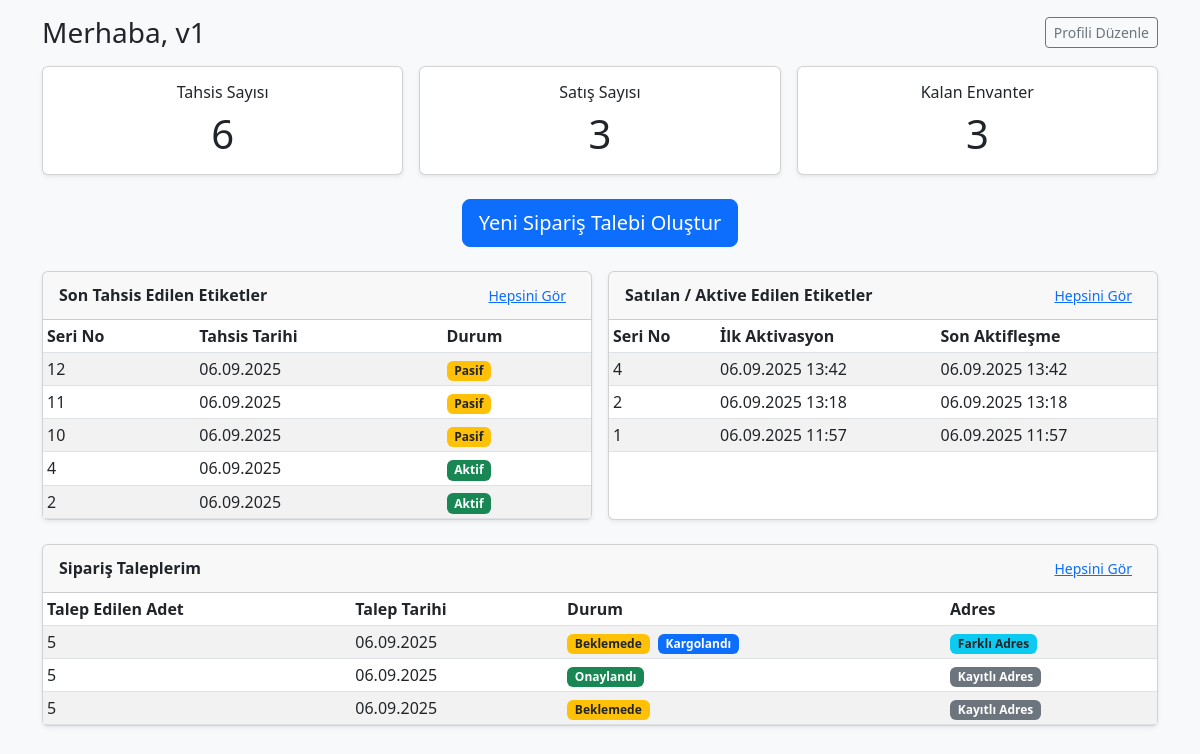
Before: /veteriner/panel/ (signed in) with the older database file.
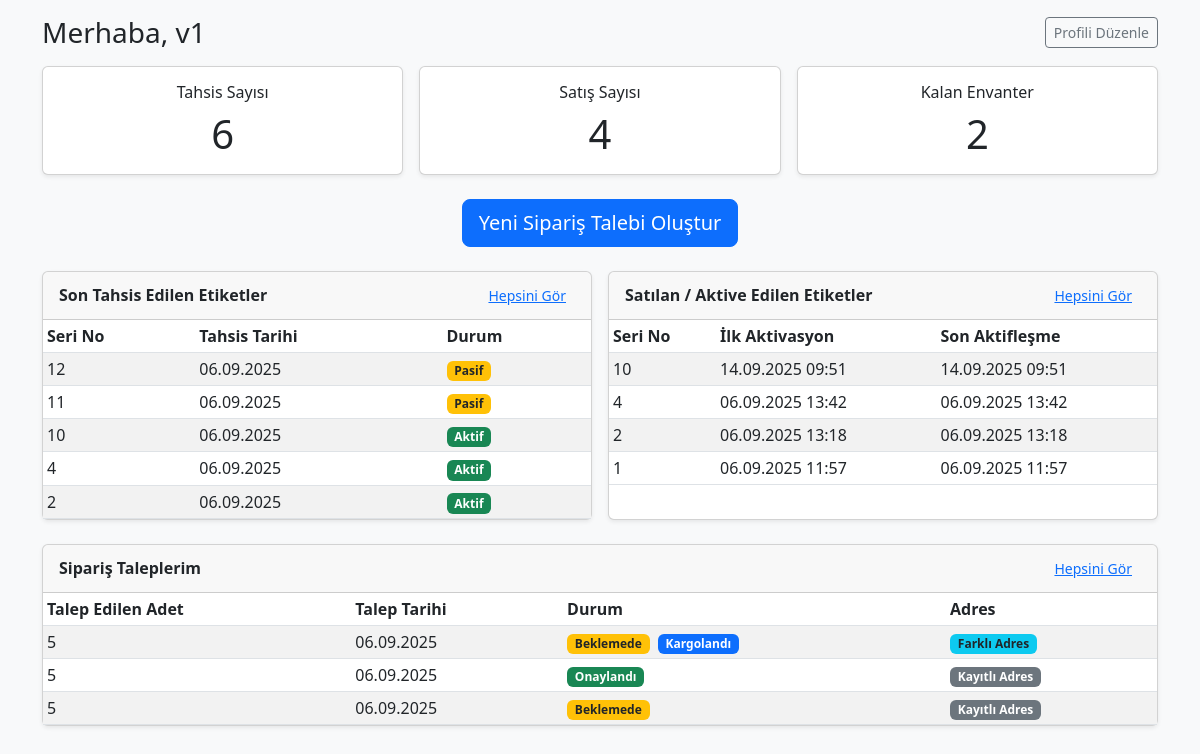
After: the same page with the newer database file.
### anahtarlik/models.py (models this page shows, shortened)
class Etiket(models.Model):
    etiket_id = models.UUIDField(default=uuid.uuid4, editable=False, unique=True)
    seri_numarasi = models.CharField(max_length=50, unique=True)
    evcil_hayvan = models.OneToOneField('EvcilHayvan', on_delete=models.CASCADE, null=True, blank=True)
    qr_kod_url = models.URLField(blank=True)
    aktif = models.BooleanField(default=False)
    olusturulma_tarihi = models.DateTimeField(auto_now_add=True)
    kilitli = models.BooleanField(default=False)
    kanal = models.CharField(max_length=10, choices=KANAL_SECENEKLERI)
    satici_veteriner = models.ForeignKey(
        'veteriner.Veteriner', null=True, blank=True, on_delete=models.SET_NULL, related_name='sattigi_etiketler'
    )
    satici_petshop = models.ForeignKey(
        'petshop.Petshop', null=True, blank=True, on_delete=models.SET_NULL, related_name='sattigi_etiketler'
    )
    tahsis_tarihi = models.DateTimeField(null=True, blank=True)
    first_activated_at = models.DateTimeField(null=True, blank=True)
    aktiflestiren = models.ForeignKey(
        settings.AUTH_USER_MODEL, null=True, blank=True, on_delete=models.SET_NULL, related_name='aktiflestirdigi_etiketler'
    )
    aktiflestirme_tarihi = models.DateTimeField(null=True, blank=True)
    aktivasyon_sayisi = models.PositiveIntegerField(default=0)
    class Meta:
        constraints = [
            models.CheckConstraint(
                name='etiket_vet_icin_veteriner_zorunlu',
                check=(models.Q(kanal__isnull=True) | ~models.Q(kanal=KANAL_VET) | models.Q(satici_veteriner__isnull=False))
            ),
            models.CheckConstraint(
                name='etiket_shop_icin_petshop_zorunlu',
                check=(models.Q(kanal__isnull=True) | ~models.Q(kanal=KANAL_SHOP) | models.Q(satici_petshop__isnull=False))
            ),
            models.CheckConstraint(
                name='etiket_online_icin_partner_bos',
                check=(
                    models.Q(kanal__isnull=True)
                    | ~models.Q(kanal=KANAL_ONLINE)
                    | (models.Q(satici_veteriner__isnull=True) & models.Q(satici_petshop__isnull=True))
                )
            ),
        ]

### veteriner/models.py (models this page shows, shortened)
class SiparisIstemi(models.Model):
    veteriner = models.ForeignKey(Veteriner, on_delete=models.CASCADE, related_name='siparis_istekleri')
    talep_edilen_adet = models.PositiveIntegerField(default=5, validators=[MinValueValidator(5)])
    talep_tarihi = models.DateTimeField(auto_now_add=True)
    onaylandi = models.BooleanField(default=False)
    onay_tarihi = models.DateTimeField(null=True, blank=True)
    kargolandimi = models.BooleanField(default=False)
    kargo_tarihi = models.DateTimeField(null=True, blank=True)
    kargo_sirketi = models.CharField(max_length=20, choices=KARGO_SECENEKLERI, blank=True)
    kargo_takip_no = models.CharField(max_length=100, blank=True)
    farkli_adres_kullan = models.BooleanField(default=False)
    il = models.CharField(max_length=50, blank=True)
    ilce = models.CharField(max_length=50, blank=True)
    adres_detay = models.TextField(blank=True)
    numune_mi = models.BooleanField(default=False)
    odeme_durumu = models.CharField(max_length=12, choices=ODEME_DURUM_SEC, default=OD_BEKE)
    odeme_tutari = models.DecimalField(max_digits=10, decimal_places=2, null=True, blank=True)
    odeme_para_birimi = models.CharField(max_length=6, default='TRY')
    odeme_yontemi = models.CharField(max_length=10, choices=ODEME_YONTEM_SEC, blank=True)
    odeme_alinma_tarihi = models.DateTimeField(null=True, blank=True)

### veteriner/views.py (the view)
# urls.py: path("panel/", views.veteriner_paneli, name="veteriner_paneli"),
@login_required
def veteriner_paneli(request):
    vet = getattr(request.user, 'veteriner_profili', None)
    if vet is None or not vet.il or not vet.adres_detay:
        messages.info(request, "Lütfen veteriner profilinizi tamamlayın.")
        return redirect("veteriner:veteriner_profil_tamamla")
    if request.method == 'POST':
        form = SiparisForm(request.POST)
        if form.is_valid():
            siparis = form.save(commit=False)
            siparis.veteriner = vet
            if not siparis.farkli_adres_kullan:
                siparis.il = vet.il
                siparis.ilce = vet.ilce
                siparis.adres_detay = vet.adres_detay
            siparis.save()
            messages.success(request, "Sipariş talebiniz alındı.")
            return redirect('veteriner:veteriner_paneli')
    else:
        form = SiparisForm()
    tahsis_qs = Etiket.objects.filter(satici_veteriner=vet, kanal=KANAL_VET).order_by("-tahsis_tarihi", "-olusturulma_tarihi")
    satilan_qs = tahsis_qs.filter(aktif=True)
    siparis_qs = SiparisIstemi.objects.filter(veteriner=vet).order_by('-talep_tarihi')
    context = {
        "vet": vet,
        "tahsis_sayisi": tahsis_qs.count(),
        "satis_sayisi": satilan_qs.count(),
        "kalan_envanter": vet.kalan_envanter,
        "tahsis_edilenler": tahsis_qs[:5],
        "satilanlar": satilan_qs[:5],
        "siparis_istekleri": siparis_qs[:5],
        "siparis_form": form,
    }
    return render(request, "veteriner/panel.html", context)

### courseapp/context_processors.py (called while the page is built, shortened)
def user_panel_target(request):
    try:
        user = request.user
        if not user.is_authenticated:
            return { 'user_panel_url': reverse('user_login') }
        vet = getattr(user, 'veteriner_profili', None)
        if vet is not None:
            if not vet.il or not vet.adres_detay:
                return { 'user_panel_url': reverse('veteriner:veteriner_profil_tamamla') }
            return { 'user_panel_url': reverse('veteriner:veteriner_paneli') }
    except Exception:
        try:
            return { 'user_panel_url': reverse('kullanici_paneli') }
        except Exception:
            return { 'user_panel_url': reverse('user_login') }

def sepet_ozeti(request):
    sepet = request.session.get('sepet', {})
    if isinstance(sepet, list):  # Eski liste ise dict'e çevir (hata önle)
        new_sepet = {}
        for pk in sepet:
            new_sepet[str(pk)] = new_sepet.get(str(pk), 0) + 1
        request.session['sepet'] = new_sepet
        sepet = new_sepet
    sepet_items = []
    toplam = 0
    adet = 0
    return {
        'sepet_items': sepet_items,
        'sepet_toplam': toplam,
        'sepet_adet': adet,
    }

### veteriner/templates/veteriner/panel.html (shortened to what the changed rows need)
{% load static %}
<!DOCTYPE html>
<html lang="tr">
<head>
  <link href="https://cdn.jsdelivr.net/npm/bootstrap@5.3.0/dist/css/bootstrap.min.css" rel="stylesheet">
</head>
<body class="bg-light p-3">
  <div class="container">
    <div class="row g-3 mb-4">
      <div class="col-md-4">
        <div class="card shadow-sm h-100">
          <div class="card-body text-center">
            <h6 class="card-title">Satış Sayısı</h6>
            <p class="display-6 mb-0">{{ satis_sayisi }}</p>
          </div>
        </div>
      </div>
      <div class="col-md-4">
        <div class="card shadow-sm h-100">
          <div class="card-body text-center">
            <h6 class="card-title">Kalan Envanter</h6>
            <p class="display-6 mb-0">{{ kalan_envanter }}</p>
          </div>
        </div>
      </div>
    </div>
    <div class="row g-3 mb-4">
      <div class="col-lg-6">
        <div class="card shadow-sm h-100">
          <div class="card-body p-0">
            <div class="table-responsive">
              <table class="table mb-0 table-sm table-striped">
                <thead>
                  <tr>
                    <th>Seri No</th>
                    <th>Tahsis Tarihi</th>
                    <th>Durum</th>
                  </tr>
                </thead>
                <tbody>
                {% for e in tahsis_edilenler %}
                  <tr>
                    <td>{{ e.seri_numarasi }}</td>
                    <td>{{ e.tahsis_tarihi|date:"d.m.Y" }}</td>
                    <td>
                      {% if e.aktif %}
                        <span class="badge bg-success">Aktif</span>
                      {% else %}
                        <span class="badge bg-warning text-dark">Pasif</span>
                      {% endif %}
                    </td>
                  </tr>
                {% empty %}
                  <tr><td colspan="3" class="text-muted p-3">Tahsis edilmiş etiket yok.</td></tr>
                {% endfor %}
                </tbody>
              </table>
            </div>
          </div>
        </div>
      </div>
      <div class="col-lg-6">
        <div class="card shadow-sm h-100">
          <div class="card-body p-0">
            <div class="table-responsive">
              <table class="table mb-0 table-sm table-striped">
                <thead>
                  <tr>
                    <th>Seri No</th>
                    <th>İlk Aktivasyon</th>
                    <th>Son Aktifleşme</th>
                  </tr>
                </thead>
                <tbody>
                {% for e in satilanlar %}
                  <tr>
                    <td>{{ e.seri_numarasi }}</td>
                    <td>{{ e.first_activated_at|date:"d.m.Y H:i" }}</td>
                    <td>{{ e.aktiflestirme_tarihi|date:"d.m.Y H:i" }}</td>
                  </tr>
                {% empty %}
                  <tr><td colspan="3" class="text-muted p-3">Kayıt yok.</td></tr>
                {% endfor %}
                </tbody>
              </table>
            </div>
          </div>
        </div>
      </div>
    </div>
    <div class="row mb-4">
      <div class="col-12">
        <div class="card shadow-sm">
          <div class="card-body p-0">
            <div class="table-responsive">
              <table class="table mb-0 table-sm table-striped">
                <thead>
                  <tr>
                    <th>Talep Edilen Adet</th>
                    <th>Talep Tarihi</th>
                    <th>Durum</th>
                    <th>Adres</th>
                  </tr>
                </thead>
                <tbody>
                {% for s in siparis_istekleri %}
                  <tr>
                    <td>{{ s.talep_edilen_adet }}</td>
                    <td>{{ s.talep_tarihi|date:"d.m.Y" }}</td>
                    <td>
                      {% if s.onaylandi %}
                        <span class="badge bg-success">Onaylandı</span>
                      {% else %}
                        <span class="badge bg-warning text-dark">Beklemede</span>
                      {% endif %}
                      {% if s.kargolandimi %}
                        <span class="badge bg-primary ms-1">Kargolandı</span>
                      {% endif %}
                    </td>
                    <td>
                      {% if s.farkli_adres_kullan %}
                        <span class="badge bg-info text-dark">Farklı Adres</span>
                      {% else %}
                        <span class="badge bg-secondary">Kayıtlı Adres</span>
                      {% endif %}
                    </td>
                  </tr>
                {% empty %}
                  <tr>
                    <td colspan="4" class="text-muted p-3">Henüz sipariş talebiniz bulunmamaktadır.</td>
                  </tr>
                {% endfor %}
                </tbody>
              </table>
            </div>
          </div>
        </div>
      </div>
    </div>
  </div>
</body>
</html>

Changed rows visible on the page:
now on one of the page's lists (row edited): Etiket: seri_numarasi "10", first_activated_at "14.09.2025 09:51", aktiflestirme_tarihi "14.09.2025 09:51"
changed Etiket (number 3 of 6 on the later page): aktif "Pasif" → "Aktif"
Other visible differences:
{{ satis_sayisi }}: "3" → "4"
{{ kalan_envanter }}: "3" → "2"
